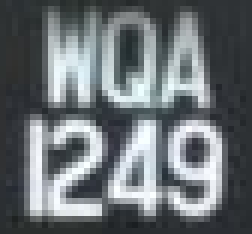
#> input picture imgs/positive00021.bmp, 42 x 39 px (shown 6 times larger); its folder holds only this picture in this run
$ jupyter execute --allow-errors Untitled.ipynb   (shell and % lines are left out)   (older library calls are emulated)
#> lines starting #> are read from the running program, lines starting #| are printed output that depends on the picture; after the words box and inside, x2 and y2 are one past the last pixel; in counts of white or black regions, pixels touching at a corner belong together
[cell 1]
from skimage.filters import threshold_local
from skimage import segmentation
from skimage import measure

import cv2

import numpy as np
import os

import matplotlib.pyplot as plt
from matplotlib import gridspec


def load_img(path):

#> called with path = 'imgs/positive00768.bmp'
    bgr = cv2.imread(path)
    #bgr = cv2.resize(bgr, (0,0), fx=3, fy=3)

    img = cv2.split(cv2.cvtColor(bgr, cv2.COLOR_BGR2HSV))[2]

    return img,bgr


# [99 lines left out: functions thresh_img, correct_thresh, plot_horizontal_projection, plot_vertical_projection, visualize_hp, visualize_vp and 1 more, not called in this run]


#img = cv2.imread('imgs/positive00941.bmp', cv2.IMREAD_COLOR)
#img_gray = cv2.cvtColor(img, cv2.COLOR_BGR2GRAY)
#> (the rest of this cell did not finish here and is left out)

[cell 2]
import cv2

def load_img(path):

#> called with path = 'imgs/positive00768.bmp'
    bgr = cv2.imread(path)
    #bgr = cv2.resize(bgr, (0,0), fx=3, fy=3)

    img = cv2.split(cv2.cvtColor(bgr, cv2.COLOR_BGR2HSV))[2]

    return img,bgr

#> (the rest of this cell did not finish here and is left out)

[cell 3]
(174.5+71+68.5+197+47.5+23+23)/15

[cell 4]
from skimage.filters import threshold_local
from skimage import segmentation
from skimage import measure

import cv2

import numpy as np
import os

import matplotlib.pyplot as plt
from matplotlib import gridspec


def load_img(path):

#> called with path = './imgs/positive00021.bmp'
    bgr = cv2.imread(path)
#> bgr is the input picture: shape (39, 42, 3); mean B, G, R 116.8, 113.2, 107.1
    #bgr = cv2.resize(bgr, (0,0), fx=3, fy=3)
    img = cv2.split(cv2.cvtColor(bgr, cv2.COLOR_BGR2HSV))[2]

    return img,bgr


def thresh_img(img,size,offset):

#> called with size = 11, offset = 1
    T = threshold_local(img, size, offset=offset, method="gaussian")
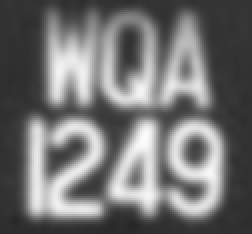
#> T: shape (117, 126) float64 (shown 2 times larger); min 38.84, max 251.7, mean 115.9
    thresh = (img > T).astype("uint8") * 255
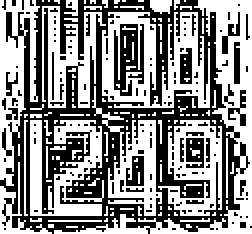
#> thresh: shape (117, 126) (shown 2 times larger); 54.6% white; black in thin lines or dots

    return thresh


# [91 lines left out: functions correct_thresh, plot_horizontal_projection, plot_vertical_projection, visualize_hp, visualize_vp, zero_runs, not called in this run]

def image_resize(image, width = None, height = None, inter = cv2.INTER_AREA):
    # initialize the dimensions of the image to be resized and
    # grab the image size
    dim = None
    (h, w) = image.shape[:2]

    # if both the width and height are None, then return the
    # original image
    if width is None and height is None:
        return image

    # check to see if the width is None
    if width is None:
        # calculate the ratio of the height and construct the
        # dimensions
        r = height / float(h)
        dim = (int(w * r), height)

    # otherwise, the height is None
    else:
        # calculate the ratio of the width and construct the
        # dimensions
        r = width / float(w)
        dim = (width, int(h * r))

    # resize the image
    resized = cv2.resize(image, dim, interpolation = inter)

    # return the resized image
    return resized

if __name__=="__main__":

    imdir = "./imgs"

    imnames = os.listdir(imdir)[:7]

    for imname in imnames:
        print(imname)


        path = os.path.join(imdir,imname)

        img,bgr = load_img(path)

        img = image_resize(img,height=3*img.shape[0])
        bgr = image_resize(bgr,height=3*bgr.shape[0])


        thresh = thresh_img(img,11,1)
        thresh1 = thresh.copy()
        cv2.imshow('img',img)
        cv2.imshow('thresh',thresh)
        cv2.waitKey(0)

        cv2.destroyAllWindows()


        #correct = correct_thresh(thresh,4,2,4,1)

        image,cnts,histr = cv2.findContours(thresh, cv2.RETR_EXTERNAL, cv2.CHAIN_APPROX_NONE)
#> cnts = 133 contours, 123 with area under 20; largest, box (x1, y1, x2, y2) and area: (27, 0, 126, 117) 1677, (51, 6, 105, 54) 1624, (0, 0, 20, 93) 924, (79, 60, 111, 108) 854, (15, 60, 52, 108) 710; histr = 133 rows, first 6: [1, -1, -1, -1], [2, 0, -1, -1], [3, 1, -1, -1], [4, 2, -1, -1], [5, 3, -1, -1], [6, 4, -1, -1]
        #print(cnts)
        cnts = sorted(cnts, key=cv2.contourArea, reverse=True)

        for cnt in cnts:


            area = cv2.contourArea(cnt)
            print(area)

            if(area > 30):

                #epsilon = 0.02*cv2.arcLength(cnt,True)
                #approx = cv2.approxPolyDP(cnt,epsilon,True)

                x,y,w,h = cv2.boundingRect(cnt)
                img = bgr[y:y+h,x:x+w]

                img = cv2.cvtColor(img, cv2.COLOR_BGR2GRAY)

                #print(img.shape)
                #img = thresh_img(img,11,1)

                cv2.imshow('cnt',img)
                cv2.waitKey(0)

                cv2.destroyAllWindows()
#> this loop made 133 passes
#> (area, x, y, w, h) on passes 1 to 9: (1677, 27, 0, 99, 117), (1623.5, 51, 6, 54, 48), (924, 0, 0, 20, 93), (854.5, 79, 60, 32, 48), (710, 15, 60, 37, 48), (706, 46, 43, 35, 65), (646.5, 21, 3, 32, 51), (146.5, 0, 81, 26, 36), (47, 75, 0, 11, 7)
#> area on pass 10: 21
#| 1677.0
#| 1623.5
#| 924.0
#| 854.5
#| 710.0
#| 706.0
#| 646.5
#| 146.5
#> (further printed lines are left out)
#> pass 1, `img = bgr[y:y+h,x:x+w]`:
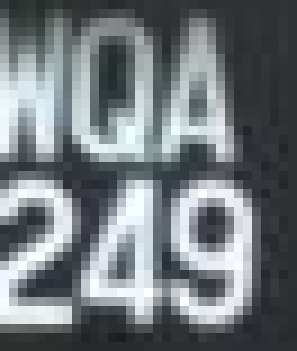
#> img: shape (117, 99, 3) (shown 3 times larger); mean B, G, R 124.5, 120.6, 113.9
#> pass 2, `img = bgr[y:y+h,x:x+w]`:
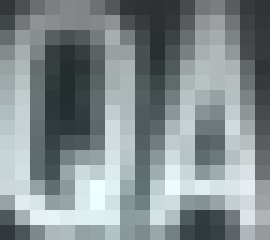
#> img: shape (48, 54, 3) (shown 5 times larger); mean B, G, R 142.9, 140.7, 131

        # [9 lines of commented-out code are left out]
